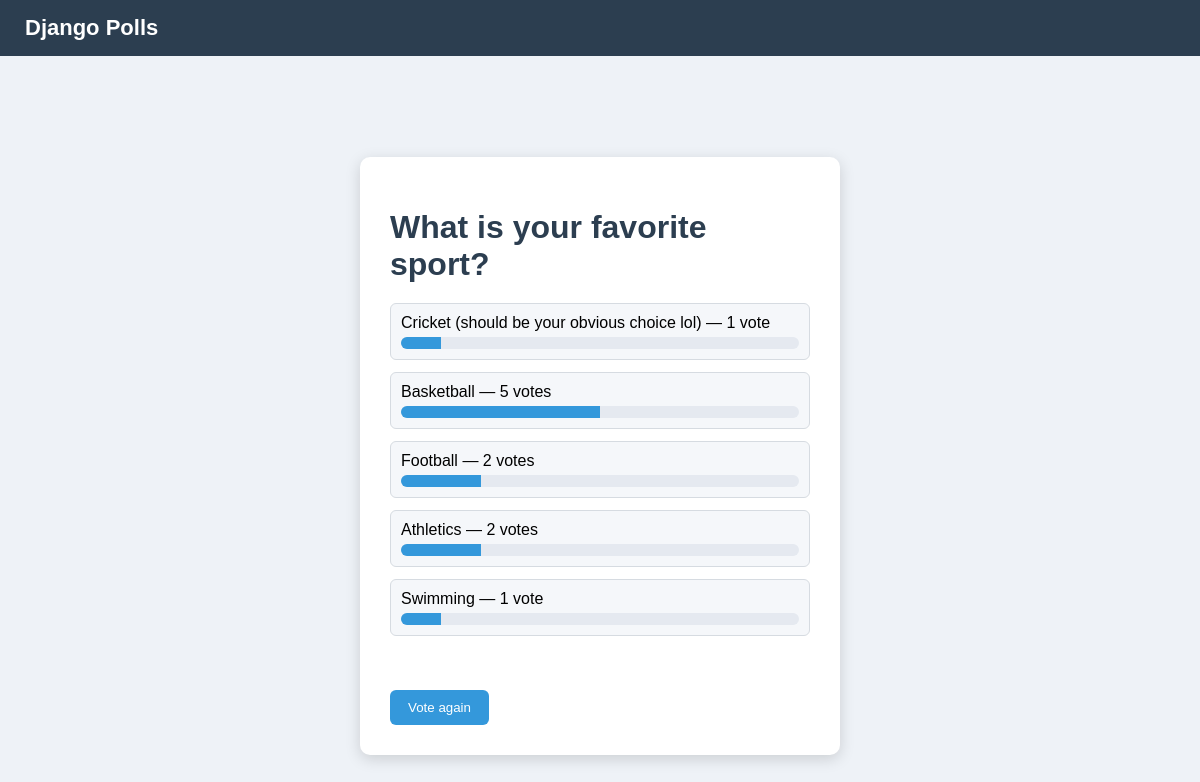
/4/results/, run on the app's committed database.
### polls/models.py (models this page shows, shortened)
class Question(models.Model):
    question_text = models.CharField(max_length=200)
    pub_date = models.DateTimeField("date published")

class Choice(models.Model):
    question = models.ForeignKey(Question, on_delete=models.CASCADE)
    choice_text = models.CharField(max_length=200)
    votes = models.IntegerField(default=0)

### polls/views.py (the view)
# urls.py: path("<int:question_id>/results/", views.results, name="results"),
def results(request, question_id):
    question = get_object_or_404(Question, pk=question_id)
    return render(request, "polls/results.html", {"question": question})

### polls/templates/polls/results.html
{% load static %}
<link rel="stylesheet" href="{% static 'polls/style.css' %}">
<header>
    <a href="{% url 'polls:index' %}">Django Polls</a>
</header>
<div class="container">
<div class="card">
<h1>{{ question.question_text }}</h1>
{% with total=question.choice_set.all|length %}
<ul class="results">
{% for choice in question.choice_set.all %}
<li>
    <div class="result-text">
        {{ choice.choice_text }} — {{ choice.votes }} vote{{ choice.votes|pluralize }}
    </div>
    <div class="bar-container">
        <div class="bar" style="width: {{ choice.votes|add:0 }}0%;"></div>
    </div>
</li>
{% endfor %}
</ul>
{% endwith %}
<br>
<a href="{% url 'polls:detail' question.id %}">
<button>Vote again</button>
</a>
</div>
</div>

### polls/static/polls/style.css (style rules this page uses)
header { background-color: #2c3e50; color: white; padding: 15px 25px; font-size: 22px; font-weight: bold; }
header a { color: white; text-decoration: none; }
.container { display: flex; justify-content: center; align-items: center; height: 100vh; }
.card { background: white; padding: 30px; border-radius: 10px; width: 420px; box-shadow: 0px 4px 15px rgba(0,0,0,0.15); }
h1 { color: #2c3e50; margin-bottom: 20px; }
button { margin-top: 20px; background: #3498db; border: none; padding: 10px 18px; color: white; border-radius: 6px; cursor: pointer; }
button { margin-top: 20px; background-color: #3498db; border: none; padding: 10px 18px; color: white; border-radius: 6px; cursor: pointer; }
ul { list-style: none; padding: 0; }
li { padding: 10px; margin: 8px 0; background: #f5f7fa; border-radius: 6px; border: 1px solid #d6dbe1; }
.results { list-style: none; padding: 0; }
.results li { margin: 12px 0; }
.result-text { margin-bottom: 5px; font-weight: 500; }
.bar-container { background: #e5e9f0; border-radius: 6px; overflow: hidden; height: 12px; }
.bar { height: 100%; background: #3498db; }

### data on the page
Question: question_text "What is your favorite sport?"
Choice: choice_text "Cricket (should be your obvious choice lol)", votes "1"
Choice: choice_text "Basketball", votes "5"
Choice: choice_text "Football", votes "2"
Choice: choice_text "Athletics", votes "2"
Choice: choice_text "Swimming", votes "1"
